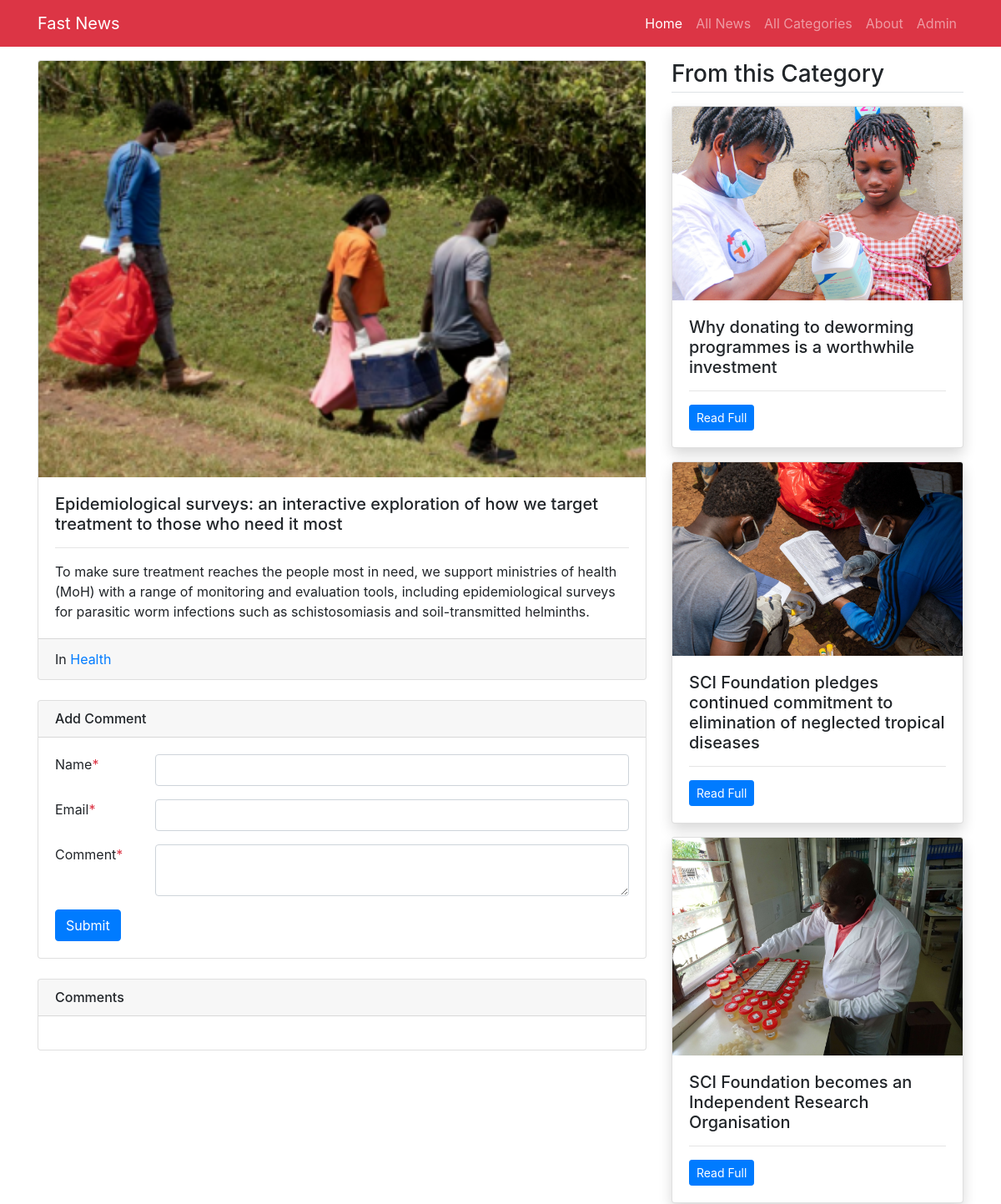
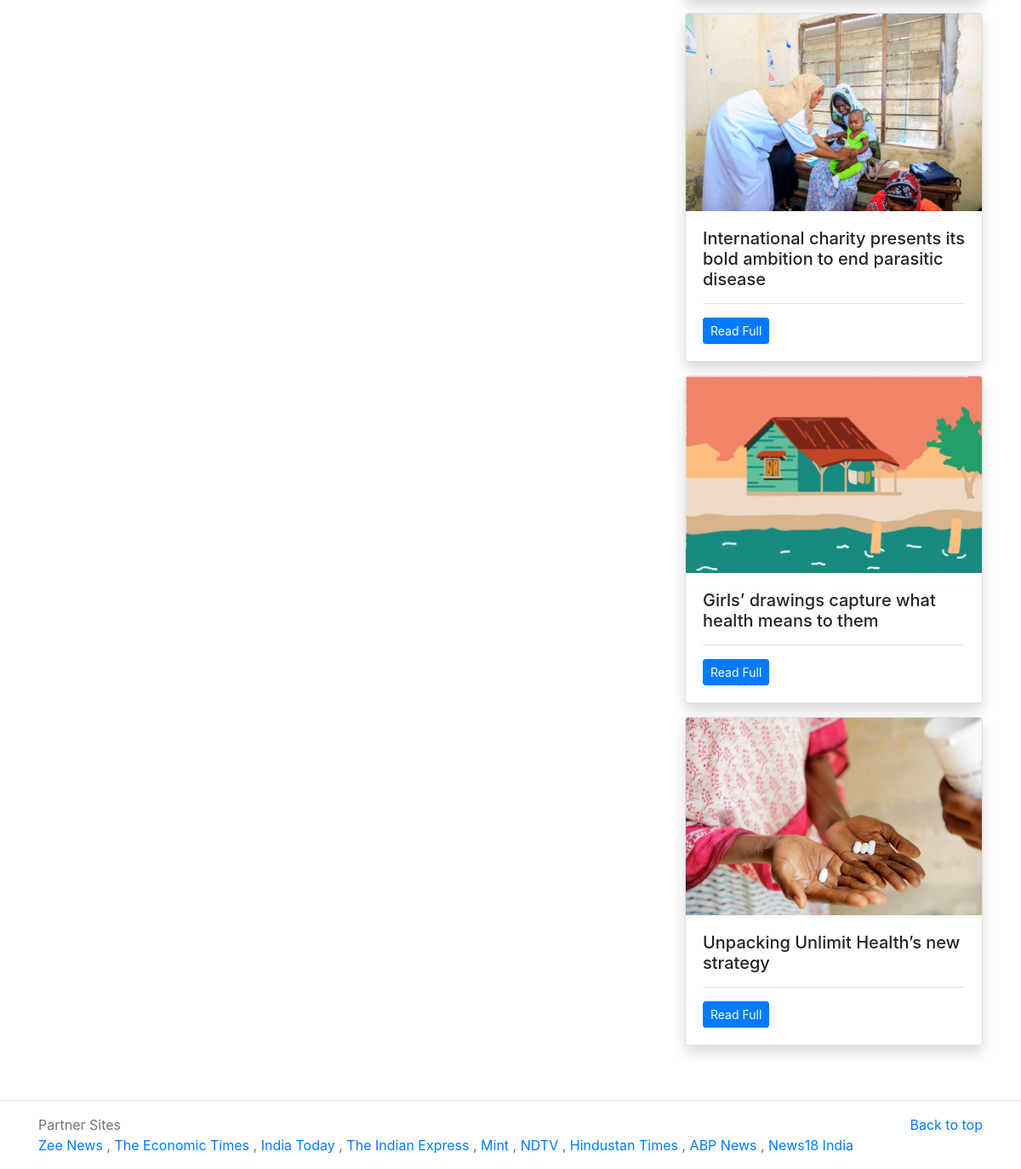
/detail/14, run on the app's committed database (2 pictures, top to bottom).
### main/models.py (models this page shows, shortened)
class News(models.Model):
    category=models.ForeignKey(Category,on_delete=models.CASCADE)
    title=models.CharField(max_length=300)
    image=models.ImageField(upload_to='imgs/')
    detail=models.TextField()
    add_time=models.DateTimeField(auto_now_add=True)
    class Meta:
        verbose_name_plural='News'

class Category(models.Model):
    title=models.CharField(max_length=200)
    category_image=models.ImageField(upload_to='imgs/')
    class Meta:
        verbose_name_plural='Categories'

### main/views.py (the view, shortened to what this page needs)
# urls.py: path('detail/<int:id>',views.detail,name='detail'),
def detail(request,id):
    news=News.objects.get(pk=id)
    category=Category.objects.get(id=news.category.id)
    rel_news=News.objects.filter(category=category).exclude(id=id)[::-1]
    comments=Comment.objects.filter(news=news,status=True).order_by('-id')
    return render(request,'detail.html',{
        'news':news,
        'related_news':rel_news,
        'comments':comments
    })

### main/templates/detail.html (shortened to what this page needs)
{% extends 'base.html' %}
{% block content %}
<main class="container mt-3 mb-5">
	<div class="row my-3">
		<div class="col-md-8">
			<div class="card mb-3">
                <img src="/media/{{news.image}}" class="card-img-top" alt="{{news.title}}">
			  <div class="card-body">
			    <h5 class="card-title">{{news.title}}</h5>
			    <hr/>
			    <p class="card-text">{{news.detail}}</p>
			  </div>
			  <div class="card-footer">
			  	In <a href="/category/{{news.category.id}}">{{news.category.title}}</a>
			  </div>
			</div>
			<div class="card my-4">
				<h6 class="card-header">Add Comment</h6>
				<div class="card-body">
					<form method="post" action="/detail/{{news.id}}">
						<div class="form-group row">
							<label class="col-md-2">Name<span class="text-danger">*</span></label>
							<div class="col-md-10">
								<input type="text" name="name" required class="form-control" />
							</div>
						</div>
						<div class="form-group row">
							<label class="col-md-2">Email<span class="text-danger">*</span></label>
							<div class="col-md-10">
								<input type="temailext" name="email" required class="form-control" />
							</div>
						</div>
						<div class="form-group row">
							<label class="col-md-2">Comment<span class="text-danger">*</span></label>
							<div class="col-md-10">
								<textarea class="form-control" name="message" required></textarea>
							</div>
						</div>
						<input type="submit" class="btn btn-primary" />
					</form>
				</div>
			</div>
			<div class="card my-4">
				<h6 class="card-header">Comments</h6>
				<div class="card-body">
				</div>
			</div>
		</div>
		<div class="col-md-4">
			<h3 class="mb-3 border-bottom pb-1">From this Category</h3>
			{% for news in related_news %}
			<div class="card mb-3 shadow">
                <img src="/media/{{news.image}}" class="card-img-top" alt="{{news.title}}">
			  <div class="card-body">
			    <h5 class="card-title">{{news.title}}</h5>
			    <hr/>
			    <p class="card-text"><a href="/detail/{{news.id}}" class="btn btn-sm btn-primary">Read Full</a></p>
			  </div>
			</div>
			{% endfor %}
		</div>
	</div>
</main>
{% endblock %}

### data on the page
News: image (picture), title "Epidemiological surveys: an interactive exploration of how we target treatment to those who need it most", detail "To make sure treatment reaches the people most in need, we support ministries of health (MoH) with a range of monitoring and evaluation tools, including epidemiological surveys for parasitic worm infections such as schistosomiasis and soil-transmitted helminths.", category "Health"
News: image (picture), title "Why donating to deworming programmes is a worthwhile investment"
News: image (picture), title "SCI Foundation pledges continued commitment to elimination of neglected tropical diseases"
News: image (picture), title "SCI Foundation becomes an Independent Research Organisation"
News: image (picture), title "International charity presents its bold ambition to end parasitic disease"
News: image (picture), title "Girls’ drawings capture what health means to them"
News: image (picture), title "Unpacking Unlimit Health’s new strategy"
